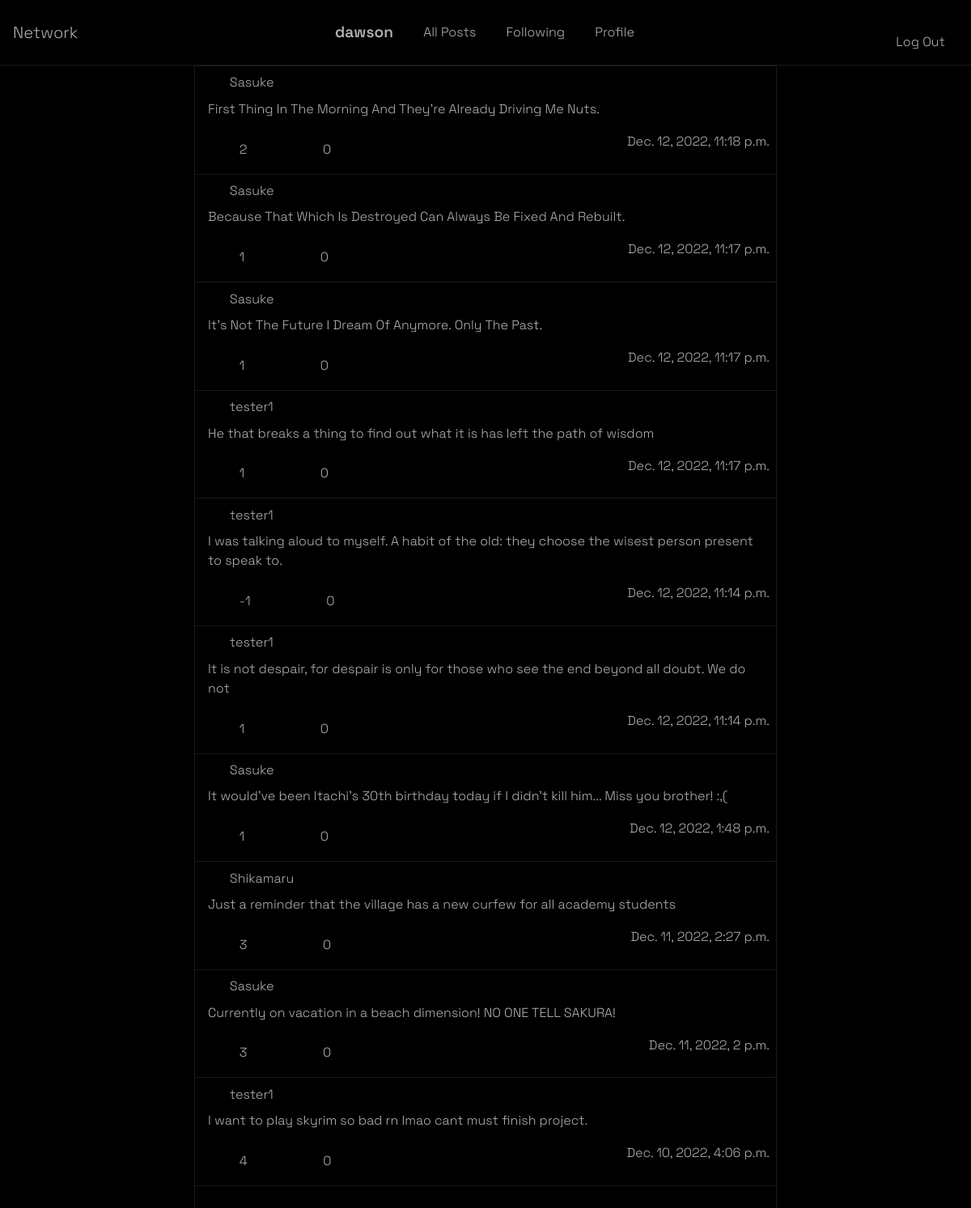
Page /following (signed in) on the committed database.
### network/models.py (models this page shows, shortened)
class User(AbstractUser):
    name = models.CharField(max_length=24, default="Incognito")
    bio = models.TextField(default="")
    profilePicture = models.ImageField(
        upload_to="network/static/images/", default=False, blank=True, null=True)
    followers = models.IntegerField(default=0)
    following = models.IntegerField(default=0)

class Post(models.Model):
    username = models.CharField(
        default='None', max_length=24, null=True, blank=True)
    caption = models.TextField(default="")
    timestamp = models.DateTimeField(auto_now_add=True)
    totalLikes = models.IntegerField(default=0)
    totalComments = models.IntegerField(default=0)

### network/views.py (the view)
# urls.py: path("following", views.following, name="following"),
@login_required(login_url='/login')
def following(request):
    pNum = request.GET.get('page')
    if pNum is None:
        pNum = 1
    currUserId = request.user.id
    followList = Realationships.objects.filter(
        followerId=currUserId).values('followingId')
    print(followList)
    postList = []
    followListUsernames = []
    for user in followList:
        followListUsernames.append(User.objects.filter(
            pk=user['followingId']).values('username'))
    for username in followListUsernames:
        usersPosts = Post.objects.filter(
            username=username[0]['username']).values()
        usersPosts = usersPosts.order_by('-timestamp').all()
        usersPosts = list(usersPosts)
        postList = postList + usersPosts
    sortedPostList = sorted(
        postList, key=lambda d: d['timestamp'], reverse=True)
    print(sortedPostList)
    sortedPostList = Paginator(sortedPostList, 10)
    return render(request, 'network/following.html', {
        'posts': sortedPostList.get_page(pNum),
    })

### network/templates/network/following.html (shortened to what this page needs)
{% extends "network/layout.html" %}
{% block body %}
    <div id='index-body'>
        <div id='post-container'>
            {% for i in posts %}
            <div class='single-post-container' id='{{ i.id }}'>
                <div class='user-info'>
                    <a class='profile-link' href='/profile/{{ i.username }}'><div id='{{ i.username }}' class='index-user-info-top'><box-icon id='profilePicIcon' name='user-circle' size='sm' color='rgb(230, 230, 230)'></box-icon>{{ i.username }}</div></a>
                    </div>
                <div class='post-content'>
                    <p id='para_{{ i.id }}'>
                        {{ i.caption }}
                    </p>
                </div>
                <div class='post-footer'>
                    <div class='interactions'>
                        <form class='interaction-form' method='POST'>
                            <div class='interaction-form'>
                                <button type='submit' class='like interaction-button' name='{{ i.id }}'><box-icon color='white' size='sm' name='like' class='interaction-icons'></box-icon></button>
                                <p id='p-{{ i.id }}'>{{ i.totalLikes }}</p>
                            </div>
                            <div class='interaction-form'>
                                <button type='submit' class='dislike interaction-button' name='{{ i.id }}'><box-icon color='white' size='sm' name='dislike' class='interaction-icons'></box-icon></button>
                                <button type='submit' class='comment interaction-button' name='{{ i.id }}'><box-icon color='white' size='sm' name='comment' class='interaction-icons'></box-icon></button>
                                <p id='p-{{ i.id }}'>{{ i.totalComments }}</p>
                            </div>
                        </form>
                    </div>
                    <div class='post-timestamp'>
                        {{ i.timestamp }}
                    </div>
                </div>
            </div>
            {% endfor %}
            {% if  posts.has_previous or posts.has_next%}
            <nav aria-label="Page navigation">
                <ul id='paginator-buttons' class="pagination">
                <div>
                  <li class="">
                    {% if posts.has_next %}
                    <a id='next-page' href="following?page={{ posts.next_page_number }}"><box-icon animation='fade-right-hover' color="rgb(230, 230, 230)" name='right-arrow-alt'></box-icon></a>
                    {% endif %}
                </li>
                </div>
                </ul>
              </nav>
            {% endif %}
        </div>
    </div>
{% endblock %}

### network/templates/network/layout.html (shortened to what this page needs)
{% load static %}
<!DOCTYPE html>
<html lang="en">
    <head>
        <link rel="stylesheet" href="https://cdn.jsdelivr.net/npm/bootstrap@4.0.0/dist/css/bootstrap.min.css">
        <link rel="stylesheet" href="https://stackpath.bootstrapcdn.com/bootstrap/4.4.1/css/bootstrap.min.css">
        <link href="{% static 'network/styles.css' %}" rel="stylesheet">
    </head>
    <body>
        <nav id='navbar' class="navbar navbar-expand-lg">
            <a class="navbar-brand" href="/">Network</a>
            <div id='navbar-container'>
              <ul class="navbar-nav mr-auto" >
                {% if user.is_authenticated %}
                    <li class="nav-item">
                        <a id="profile-pic" class="nav-link" href="/profile/{{ user.username }}">
                        <box-icon id='profilePicIcon' name='user-circle' size='md' color='rgb(230, 230, 230)'></box-icon>
                        <strong id='logged-in-username' data-logged-in-user="{{user.id}}">{{ user.username }}</strong></a>
                    </li>
                {% endif %}
                <li class="nav-item">
                  <a class="nav-link" href="{% url 'index' %}">All Posts</a>
                </li>
                {% if user.is_authenticated %}
                    <li class="nav-item">
                        <div>
                        <a class="nav-link" href="/following"><span>Following<span></a>
                        </div>
                    </li>
                    <li class="nav-item">
                        <a class="nav-link" href="/profile/{{ user }}">Profile</a>
                    </li>
                    <li class="nav-item">
                        <button type="button" id='newPostButton' class="btn btn-dark" data-toggle="modal" data-target="#modalBackdrop" data-whatever="@getbootstrap">
                            <box-icon animation='none' id='newPostSvg' name='plus-circle' size='30px' color="rgb(230, 230, 230)"></box-icon></button>
                    </li>
                </div>
                    <li class="nav-item">
                        <a class="nav-link" href="{% url 'logout' %}">Log Out</a>
                    </li>
                {% endif %}
          </nav>
          <hr id='fullscreen-split'>
            {% block body %}
            {% endblock %}
    </body>
</html>

### network/static/network/styles.css (style rules this page uses)
body { font-family: 'Space Grotesk', sans-serif; background-color: black; font-weight: 300; color: rgb(180, 178, 178); width: 100%; height: 100%; }
#navbar { background-color: black; justify-content: space-between; }
strong { font-size: larger; font-weight: 600; }
#profile-pic { display: flex; align-items: center; }
#profilePicIcon { margin-right: 10px; }
#navbar a { text-decoration: none ; color: rgb(180, 178, 178); transition: all .25s linear; }
#navbar-container { width: 45%; text-align: center; }
#navbar ul { justify-content: space-evenly; align-items: center !important; }
.nav-item::marker { color: black; }
#newPostButton, #editPostButton { display: flex; background-color: black; justify-content: center !important; align-items: center !important;; height: 30px; width: 30px; border-color: black; border-radius: 50%; }
#fullscreen-split { margin-top: 0; margin-bottom: 0; border-top: 1px solid rgba(255, 255, 255, 0.1); }
#index-body { display: flex; justify-content: center; width: 100%; }
#post-container { margin-top: 0px;; height: calc(100% - 38px); width: 60%; border: 1px solid rgba(255, 255, 255, 0.1); }
.user-info { display: flex; align-items: center; justify-content: space-between; }
.profile-link { text-decoration: none; color: rgb(180, 178, 178); }
.index-user-info-top { display: flex; align-items: center; cursor: pointer }
.single-post-container { padding: .5rem; border-bottom: 1px solid rgba(255, 255, 255, 0.1); }
#paginator-buttons { display: flex; margin: 1% !important; margin-left: 2% !important; margin-right: 2% !important; justify-content: space-between; }
.post-content { margin: .5rem; }
.interaction-form { display: flex; align-items: center; }
.interaction-form p { margin-bottom: 0px; }
.interaction-button { background-color: black; border: none; }
.post-footer { display: flex; justify-content: space-between; }
.interaction-icons { margin: 5px; }
.interactions { display: flex; justify-content: space-between; vertical-align: center; }

### rows in the picture
User: username "dawson"
Post: username "Sasuke", caption "First Thing In The Morning And They're Already Driving Me Nuts.", totalLikes "2", totalComments "0", timestamp "Dec. 12, 2022, 11:18 p.m."
Post: username "Sasuke", caption "Because That Which Is Destroyed Can Always Be Fixed And Rebuilt.", totalLikes "1", totalComments "0", timestamp "Dec. 12, 2022, 11:17 p.m."
Post: username "Sasuke", caption "It's Not The Future I Dream Of Anymore. Only The Past.", totalLikes "1", totalComments "0", timestamp "Dec. 12, 2022, 11:17 p.m."
Post: username "tester1", caption "He that breaks a thing to find out what it is has left the path of wisdom", totalLikes "1", totalComments "0", timestamp "Dec. 12, 2022, 11:17 p.m."
Post: username "tester1", caption "I was talking aloud to myself. A habit of the old: they choose the wisest person present to speak to.", totalLikes "-1", totalComments "0", timestamp "Dec. 12, 2022, 11:14 p.m."
Post: username "tester1", caption "It is not despair, for despair is only for those who see the end beyond all doubt. We do not", totalLikes "1", totalComments "0", timestamp "Dec. 12, 2022, 11:14 p.m."
Post: username "Sasuke", caption "It would've been Itachi's 30th birthday today if I didn't kill him... Miss you brother! :,(", totalLikes "1", totalComments "0", timestamp "Dec. 12, 2022, 1:48 p.m."
Post: username "Shikamaru", caption "Just a reminder that the village has a new curfew for all academy students", totalLikes "3", totalComments "0", timestamp "Dec. 11, 2022, 2:27 p.m."
Post: username "Sasuke", caption "Currently on vacation in a beach dimension! NO ONE TELL SAKURA!", totalLikes "3", totalComments "0", timestamp "Dec. 11, 2022, 2 p.m."
Post: username "tester1", caption "I want to play skyrim so bad rn lmao cant must finish project.", totalLikes "4", totalComments "0", timestamp "Dec. 10, 2022, 4:06 p.m."
